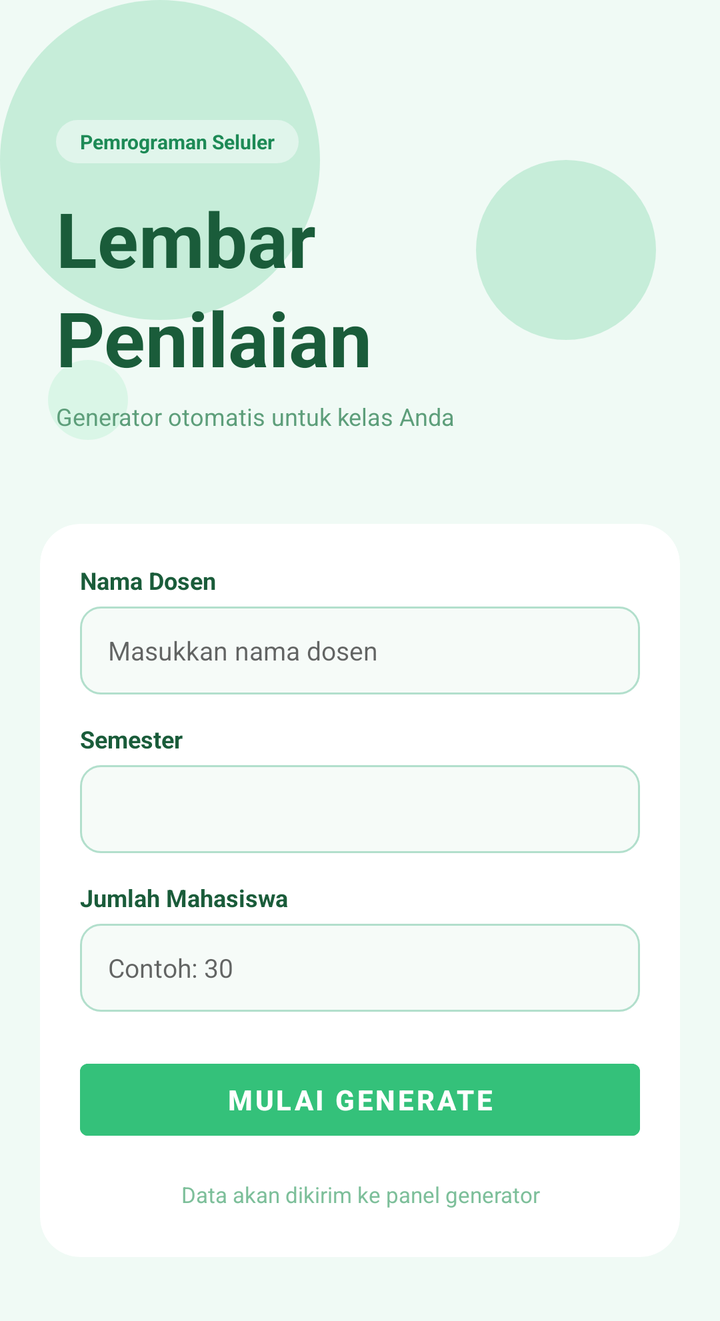
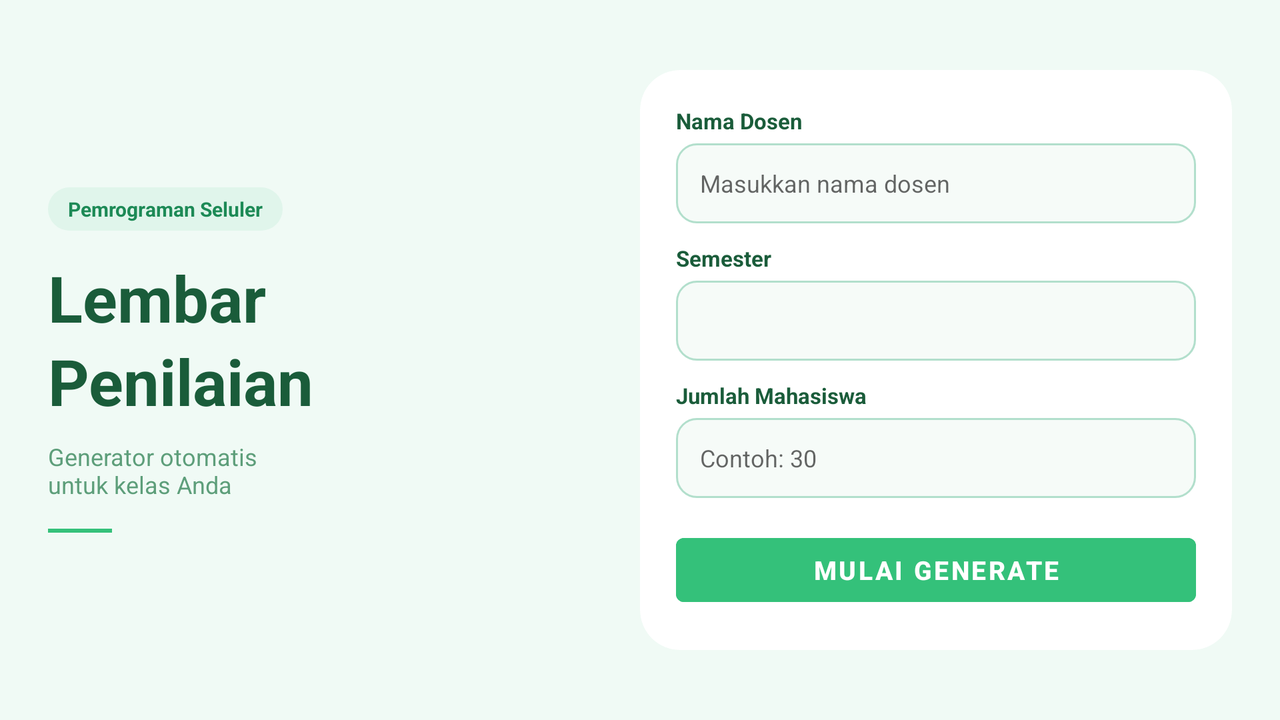

An Android layout and its configuration variant, each rendered on a device that would load it. The default file and the variant file are quoted in full after the pictures.
<!-- AndroidManifest.xml: application theme Theme.UTS_PemrogSeluler_42430011_Nada -->
<!-- res/layout/activity_main.xml -->
<?xml version="1.0" encoding="utf-8"?>
<ScrollView xmlns:android="http://schemas.android.com/apk/res/android"
    android:layout_width="match_parent"
    android:layout_height="match_parent"
    android:background="#F0FAF5"
    android:fillViewport="true"
    android:clipToPadding="false">

    <LinearLayout
        android:layout_width="match_parent"
        android:layout_height="match_parent"
        android:orientation="vertical"
        android:gravity="center_vertical">

        
        <RelativeLayout
            android:layout_width="match_parent"
            android:layout_height="250dp"
            android:background="#F0FAF5"
            android:clipChildren="false"
            android:clipToPadding="false">

            
            <View
                android:layout_width="160dp"
                android:layout_height="160dp"
                android:background="@drawable/bg_circle_green"
                android:layout_alignParentTop="true"
                android:layout_alignParentStart="true"
                android:layout_marginTop="0dp"
                android:layout_marginStart="0dp"
                android:alpha="0.22"/>

            
            <View
                android:layout_width="90dp"
                android:layout_height="90dp"
                android:background="@drawable/bg_circle_green"
                android:layout_alignParentEnd="true"
                android:layout_marginEnd="32dp"
                android:layout_marginTop="80dp"
                android:alpha="0.22"/>

            
            <View
                android:layout_width="40dp"
                android:layout_height="40dp"
                android:background="@drawable/bg_circle_mint"
                android:layout_marginStart="24dp"
                android:layout_marginTop="180dp"
                android:alpha="0.30"/>

            
            <LinearLayout
                android:layout_width="wrap_content"
                android:layout_height="wrap_content"
                android:orientation="vertical"
                android:layout_marginStart="28dp"
                android:layout_marginTop="60dp">

                <TextView
                    android:layout_width="wrap_content"
                    android:layout_height="wrap_content"
                    android:text="Pemrograman Seluler"
                    android:textSize="10sp"
                    android:textColor="#1D8A56"
                    android:textStyle="bold"
                    android:background="@drawable/bg_badge_green"
                    android:paddingStart="12dp"
                    android:paddingEnd="12dp"
                    android:paddingTop="4dp"
                    android:paddingBottom="4dp"
                    android:layout_marginBottom="12dp"/>

                <TextView
                    android:layout_width="wrap_content"
                    android:layout_height="wrap_content"
                    android:text="Lembar&#10;Penilaian"
                    android:textSize="38sp"
                    android:textStyle="bold"
                    android:textColor="#1A5C3A"
                    android:lineSpacingMultiplier="1.1"
                    android:layout_marginBottom="6dp"/>

                <TextView
                    android:layout_width="wrap_content"
                    android:layout_height="wrap_content"
                    android:text="Generator otomatis untuk kelas Anda"
                    android:textSize="12sp"
                    android:textColor="#5D9E7A"/>

            </LinearLayout>
        </RelativeLayout>

        
        <androidx.cardview.widget.CardView
            xmlns:app="http://schemas.android.com/apk/res-auto"
            android:layout_width="match_parent"
            android:layout_height="wrap_content"
            android:layout_marginStart="20dp"
            android:layout_marginEnd="20dp"
            android:layout_marginTop="12dp"
            android:layout_marginBottom="32dp"
            app:cardCornerRadius="20dp"
            app:cardElevation="0dp"
            app:cardBackgroundColor="#FFFFFF">

            <LinearLayout
                android:layout_width="match_parent"
                android:layout_height="wrap_content"
                android:orientation="vertical"
                android:padding="20dp">

                <TextView
                    android:layout_width="wrap_content"
                    android:layout_height="wrap_content"
                    android:text="Nama Dosen"
                    android:textSize="12sp"
                    android:textColor="#1A5C3A"
                    android:textStyle="bold"
                    android:layout_marginBottom="5dp"/>

                <EditText
                    android:id="@+id/etNamaDosen"
                    android:layout_width="match_parent"
                    android:layout_height="44dp"
                    android:hint="Masukkan nama dosen"
                    android:textColor="#1A5C3A"
                    android:textSize="13sp"
                    android:inputType="textPersonName|textCapWords"
                    android:paddingStart="14dp"
                    android:paddingEnd="14dp"
                    android:background="@drawable/bg_input_mint"
                    android:layout_marginBottom="14dp"/>

                <TextView
                    android:layout_width="wrap_content"
                    android:layout_height="wrap_content"
                    android:text="Semester"
                    android:textSize="12sp"
                    android:textColor="#1A5C3A"
                    android:textStyle="bold"
                    android:layout_marginBottom="5dp"/>

                <Spinner
                    android:id="@+id/spinnerSemester"
                    android:layout_width="match_parent"
                    android:layout_height="44dp"
                    android:background="@drawable/bg_input_mint"
                    android:paddingStart="14dp"
                    android:paddingEnd="14dp"
                    android:layout_marginBottom="14dp"/>

                <TextView
                    android:layout_width="wrap_content"
                    android:layout_height="wrap_content"
                    android:text="Jumlah Mahasiswa"
                    android:textSize="12sp"
                    android:textColor="#1A5C3A"
                    android:textStyle="bold"
                    android:layout_marginBottom="5dp"/>

                <EditText
                    android:id="@+id/etJumlahMahasiswa"
                    android:layout_width="match_parent"
                    android:layout_height="44dp"
                    android:hint="Contoh: 30"
                    android:textColor="#1A5C3A"
                    android:textSize="13sp"
                    android:inputType="number"
                    android:paddingStart="14dp"
                    android:paddingEnd="14dp"
                    android:background="@drawable/bg_input_mint"
                    android:layout_marginBottom="20dp"/>

                <Button
                    android:id="@+id/btnGenerate"
                    android:layout_width="match_parent"
                    android:layout_height="48dp"
                    android:text="Mulai Generate"
                    android:textColor="#FFFFFF"
                    android:textSize="14sp"
                    android:textStyle="bold"
                    android:gravity="center"
                    android:backgroundTint="#34C17A"
                    android:stateListAnimator="@null"/>

                <TextView
                    android:layout_width="match_parent"
                    android:layout_height="wrap_content"
                    android:text="Data akan dikirim ke panel generator"
                    android:textSize="11sp"
                    android:textColor="#7DBF9A"
                    android:gravity="center"
                    android:layout_marginTop="16dp"
                    android:layout_marginBottom="4dp"/>

            </LinearLayout>
        </androidx.cardview.widget.CardView>

    </LinearLayout>
</ScrollView>
<!-- resources referenced by this layout -->
<resources>
  <!-- drawable bg_badge_green (drawable) -->
  <?xml version="1.0" encoding="utf-8"?>
  <shape xmlns:android="http://schemas.android.com/apk/res/android"
      android:shape="rectangle">
      <solid android:color="#E0F5EB"/>
      <corners android:radius="20dp"/>
  </shape>
  <!-- drawable bg_circle_green (drawable) -->
  <?xml version="1.0" encoding="utf-8"?>
  <shape xmlns:android="http://schemas.android.com/apk/res/android"
      android:shape="oval">
      <solid android:color="#34C17A"/>
  </shape>
  <!-- drawable bg_circle_mint (drawable) -->
  <?xml version="1.0" encoding="utf-8"?>
  <shape xmlns:android="http://schemas.android.com/apk/res/android"
      android:shape="oval">
      <solid android:color="#A8EFC8"/>
  </shape>
  <!-- drawable bg_input_mint (drawable) -->
  <?xml version="1.0" encoding="utf-8"?>
  <shape xmlns:android="http://schemas.android.com/apk/res/android"
      android:shape="rectangle">
      <solid android:color="#F6FBF8"/>
      <stroke
          android:width="1dp"
          android:color="#B2DFCC"/>
      <corners android:radius="10dp"/>
  </shape>
  <style name="Theme.UTS_PemrogSeluler_42430011_Nada" parent="Theme.MaterialComponents.DayNight.DarkActionBar">
          
          <item name="colorPrimary">@color/purple_500</item>
          <item name="colorPrimaryVariant">@color/purple_700</item>
          <item name="colorOnPrimary">@color/white</item>
          
          <item name="colorSecondary">@color/teal_200</item>
          <item name="colorSecondaryVariant">@color/teal_700</item>
          <item name="colorOnSecondary">@color/black</item>
          
          <item name="android:statusBarColor">?attr/colorPrimaryVariant</item>
          
      </style>
</resources>
<!-- res/layout-land/activity_main.xml (the repository's variant of the layout above) -->
<!-- drawn on the phone turned sideways -->
<?xml version="1.0" encoding="utf-8"?>
<ScrollView xmlns:android="http://schemas.android.com/apk/res/android"
    xmlns:app="http://schemas.android.com/apk/res-auto"
    android:layout_width="match_parent"
    android:layout_height="match_parent"
    android:background="#F0FAF5"
    android:fillViewport="true">

    <LinearLayout
        android:layout_width="match_parent"
        android:layout_height="wrap_content"
        android:orientation="horizontal"
        android:paddingStart="24dp"
        android:paddingEnd="24dp"
        android:paddingTop="16dp"
        android:paddingBottom="16dp"
        android:gravity="center_vertical">

        
        <LinearLayout
            android:layout_width="0dp"
            android:layout_height="wrap_content"
            android:layout_weight="1"
            android:orientation="vertical"
            android:paddingEnd="20dp">

            <TextView
                android:layout_width="wrap_content"
                android:layout_height="wrap_content"
                android:text="Pemrograman Seluler"
                android:textSize="10sp"
                android:textColor="#1D8A56"
                android:textStyle="bold"
                android:background="@drawable/bg_badge_green"
                android:paddingStart="10dp"
                android:paddingEnd="10dp"
                android:paddingTop="4dp"
                android:paddingBottom="4dp"
                android:layout_marginBottom="12dp"/>

            <TextView
                android:layout_width="wrap_content"
                android:layout_height="wrap_content"
                android:text="Lembar&#10;Penilaian"
                android:textSize="32sp"
                android:textStyle="bold"
                android:textColor="#1A5C3A"
                android:lineSpacingMultiplier="1.1"
                android:layout_marginBottom="8dp"/>

            <TextView
                android:layout_width="wrap_content"
                android:layout_height="wrap_content"
                android:text="Generator otomatis&#10;untuk kelas Anda"
                android:textSize="12sp"
                android:textColor="#5D9E7A"
                android:layout_marginBottom="14dp"/>

            <View
                android:layout_width="32dp"
                android:layout_height="2dp"
                android:background="#34C17A"/>

        </LinearLayout>

        
        <androidx.cardview.widget.CardView
            android:layout_width="0dp"
            android:layout_height="wrap_content"
            android:layout_weight="1"
            app:cardCornerRadius="20dp"
            app:cardElevation="0dp"
            app:cardBackgroundColor="#FFFFFF">

            <LinearLayout
                android:layout_width="match_parent"
                android:layout_height="wrap_content"
                android:orientation="vertical"
                android:padding="18dp">

                <TextView
                    android:layout_width="wrap_content"
                    android:layout_height="wrap_content"
                    android:text="Nama Dosen"
                    android:textSize="11sp"
                    android:textColor="#1A5C3A"
                    android:textStyle="bold"
                    android:layout_marginBottom="4dp"/>

                <EditText
                    android:id="@+id/etNamaDosen"
                    android:layout_width="match_parent"
                    android:layout_height="40dp"
                    android:hint="Masukkan nama dosen"
                    android:textColor="#1A5C3A"
                    android:textSize="12sp"
                    android:inputType="textPersonName|textCapWords"
                    android:paddingStart="12dp"
                    android:paddingEnd="12dp"
                    android:background="@drawable/bg_input_mint"
                    android:layout_marginBottom="10dp"/>

                <TextView
                    android:layout_width="wrap_content"
                    android:layout_height="wrap_content"
                    android:text="Semester"
                    android:textSize="11sp"
                    android:textColor="#1A5C3A"
                    android:textStyle="bold"
                    android:layout_marginBottom="4dp"/>

                <Spinner
                    android:id="@+id/spinnerSemester"
                    android:layout_width="match_parent"
                    android:layout_height="40dp"
                    android:background="@drawable/bg_input_mint"
                    android:paddingStart="12dp"
                    android:paddingEnd="12dp"
                    android:layout_marginBottom="10dp"/>

                <TextView
                    android:layout_width="wrap_content"
                    android:layout_height="wrap_content"
                    android:text="Jumlah Mahasiswa"
                    android:textSize="11sp"
                    android:textColor="#1A5C3A"
                    android:textStyle="bold"
                    android:layout_marginBottom="4dp"/>

                <EditText
                    android:id="@+id/etJumlahMahasiswa"
                    android:layout_width="match_parent"
                    android:layout_height="40dp"
                    android:hint="Contoh: 30"
                    android:textColor="#1A5C3A"
                    android:textSize="12sp"
                    android:inputType="number"
                    android:paddingStart="12dp"
                    android:paddingEnd="12dp"
                    android:background="@drawable/bg_input_mint"
                    android:layout_marginBottom="14dp"/>

                <Button
                    android:id="@+id/btnGenerate"
                    android:layout_width="match_parent"
                    android:layout_height="44dp"
                    android:text="Mulai Generate"
                    android:textColor="#FFFFFF"
                    android:textSize="13sp"
                    android:textStyle="bold"
                    android:gravity="center"
                    android:backgroundTint="#34C17A"
                    android:stateListAnimator="@null"/>

            </LinearLayout>
        </androidx.cardview.widget.CardView>

    </LinearLayout>
</ScrollView>
<!-- resources referenced by the variant -->
<!-- as the phone turned sideways resolves them -->
<resources>
  <!-- drawable bg_badge_green (drawable) -->
  <?xml version="1.0" encoding="utf-8"?>
  <shape xmlns:android="http://schemas.android.com/apk/res/android"
      android:shape="rectangle">
      <solid android:color="#E0F5EB"/>
      <corners android:radius="20dp"/>
  </shape>
  <!-- drawable bg_input_mint (drawable) -->
  <?xml version="1.0" encoding="utf-8"?>
  <shape xmlns:android="http://schemas.android.com/apk/res/android"
      android:shape="rectangle">
      <solid android:color="#F6FBF8"/>
      <stroke
          android:width="1dp"
          android:color="#B2DFCC"/>
      <corners android:radius="10dp"/>
  </shape>
  <style name="Theme.UTS_PemrogSeluler_42430011_Nada" parent="Theme.MaterialComponents.DayNight.DarkActionBar">
          
          <item name="colorPrimary">@color/purple_500</item>
          <item name="colorPrimaryVariant">@color/purple_700</item>
          <item name="colorOnPrimary">@color/white</item>
          
          <item name="colorSecondary">@color/teal_200</item>
          <item name="colorSecondaryVariant">@color/teal_700</item>
          <item name="colorOnSecondary">@color/black</item>
          
          <item name="android:statusBarColor">?attr/colorPrimaryVariant</item>
          
      </style>
</resources>
